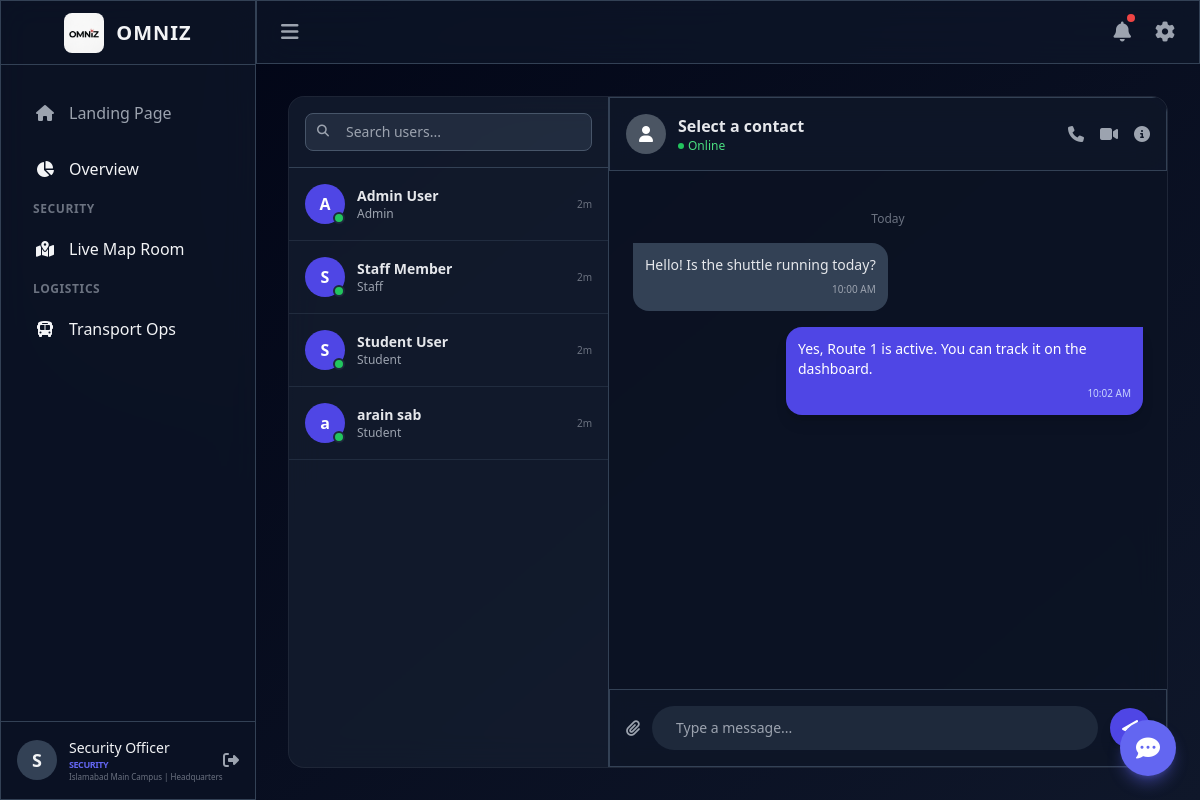
Page /chat (signed in) on the committed database.
### app/models.py (models this page shows, shortened)
class User(db.Model):
    __tablename__ = 'users'
    __table_args__ = {'extend_existing': True}
    id = db.Column(db.Integer, primary_key=True)
    university_id = db.Column(db.Integer, db.ForeignKey('universities.id'), nullable=True) # Nullable for platform broad admins
    name = db.Column(db.String(100), nullable=False)
    email = db.Column(db.String(120), unique=True, nullable=False, index=True)
    password_hash = db.Column(db.String(256), nullable=False)
    role = db.Column(db.String(20), default='student')  # student, staff, security, admin
    phone = db.Column(db.String(20))
    profile_photo = db.Column(db.String(256))
    created_at = db.Column(db.DateTime, default=datetime.utcnow)
    is_active = db.Column(db.Boolean, default=True)
    fcm_token = db.Column(db.String(256))  # For push notifications
    university = db.relationship('University', backref='users')
    campus_id = db.Column(db.Integer, db.ForeignKey('campuses.id'), nullable=True)
    dept_id = db.Column(db.Integer, db.ForeignKey('departments.id'), nullable=True)
    children = db.relationship(
         'User',
         secondary=student_parent_link,
         primaryjoin="student_parent_link.c.parent_id == User.id",
         secondaryjoin="student_parent_link.c.child_id == User.id",
         backref=db.backref('parents', lazy='dynamic'),
         lazy='dynamic'
     )
    totp_secret = db.Column(db.String(32))
    is_2fa_enabled = db.Column(db.Boolean, default=False)
    twofactor_method = db.Column(db.String(20), default='email') # email, totp, both
    otp_code = db.Column(db.String(6))
    otp_expiry = db.Column(db.DateTime)
    backup_codes = db.Column(db.Text) # Stored as comma-separated or JSON string

### app/web/routes.py (the view)
@web_bp.route('/chat')
@login_required
def chat_dashboard():
    users = User.query.filter(User.id != session['user_id']).all()
    return render_template('chat.html', contacts=users)

### app/utils.py (called while the page is built)
def login_required(f):
    @wraps(f)
    def decorated_function(*args, **kwargs):
        if 'user_id' not in session:
            flash('Please login to access this page')
            return redirect(url_for('web.login'))
        return f(*args, **kwargs)
    return decorated_function

def has_permission(user_role, permission):
    role_perms = PERMISSIONS.get(user_role, [])
    if '*' in role_perms:
        return True
    for p in role_perms:
        if p == permission or p.startswith(f"{permission}."):
            return True
    return False

### app/templates/chat.html (shortened to what this page needs)
{% extends "base_dashboard.html" %}
{% block content %}
<div class="h-[calc(100vh-8rem)] glass rounded-2xl flex overflow-hidden">
    <div class="w-80 border-r border-slate-700 flex flex-col bg-slate-800/30">
        <div class="p-4 border-b border-slate-700">
            <div class="relative">
                <input type="text" placeholder="Search users..."
                    class="w-full bg-slate-700/50 border border-slate-600 rounded-lg pl-10 pr-4 py-2 text-sm text-gray-200 focus:outline-none focus:border-indigo-500">
                <i class="fas fa-search absolute left-3 top-2.5 text-gray-400 text-xs"></i>
            </div>
        </div>
        <div class="flex-1 overflow-y-auto custom-scrollbar">
            {% for contact in contacts %}
            <div class="p-4 hover:bg-slate-700/50 cursor-pointer transition-colors border-b border-slate-700/50">
                <div class="flex items-center gap-3">
                    <div class="relative">
                        <div
                            class="w-10 h-10 rounded-full bg-indigo-600 flex items-center justify-center text-white font-bold">
                            {{ contact.name[0] }}
                        </div>
                        <span
                            class="absolute bottom-0 right-0 w-3 h-3 bg-green-500 rounded-full border-2 border-slate-800"></span>
                    </div>
                    <div>
                        <h4 class="text-sm font-semibold text-gray-200">{{ contact.name }}</h4>
                        <p class="text-xs text-gray-400 truncate w-32">{{ contact.role.capitalize() }}</p>
                    </div>
                    <span class="ml-auto text-[10px] text-gray-500">2m</span>
                </div>
            </div>
            {% else %}
            <div class="p-8 text-center text-gray-500 text-sm">No contacts found</div>
            {% endfor %}
        </div>
    </div>
    <div class="flex-1 flex flex-col bg-[#0B1120]/50 relative">
        <div class="p-4 border-b border-slate-700 flex items-center justify-between glass">
            <div class="flex items-center gap-3">
                <div class="w-10 h-10 rounded-full bg-gray-600 flex items-center justify-center text-white font-bold">
                    <i class="fas fa-user"></i>
                </div>
                <div>
                    <h3 class="font-bold text-gray-200">Select a contact</h3>
                    <p class="text-xs text-green-400 flex items-center gap-1">
                        <span class="w-1.5 h-1.5 rounded-full bg-green-500"></span> Online
                    </p>
                </div>
            </div>
            <div class="flex gap-4 text-gray-400">
                <button class="hover:text-white"><i class="fas fa-phone"></i></button>
                <button class="hover:text-white"><i class="fas fa-video"></i></button>
                <button class="hover:text-white"><i class="fas fa-info-circle"></i></button>
            </div>
        </div>
        <div class="flex-1 p-6 overflow-y-auto custom-scrollbar space-y-4">
            <div class="text-center text-xs text-gray-500 my-4">Today</div>
            <div class="flex justify-start">
                <div class="max-w-[70%] bg-slate-700 rounded-2xl rounded-tl-none p-3 text-sm text-gray-200">
                    Hello! Is the shuttle running today?
                    <div class="text-[10px] text-gray-400 text-right mt-1">10:00 AM</div>
                </div>
            </div>
            <div class="flex justify-end">
                <div class="max-w-[70%] bg-indigo-600 text-white rounded-2xl rounded-tr-none p-3 text-sm shadow-lg">
                    Yes, Route 1 is active. You can track it on the dashboard.
                    <div class="text-[10px] text-indigo-200 text-right mt-1">10:02 AM</div>
                </div>
            </div>
        </div>
        <div class="p-4 border-t border-slate-700 glass">
            <div class="flex items-center gap-3">
                <button class="text-gray-400 hover:text-white"><i class="fas fa-paperclip"></i></button>
                <input type="text" placeholder="Type a message..."
                    class="flex-1 bg-slate-800 border-none rounded-full px-6 py-3 text-sm text-white focus:ring-2 focus:ring-indigo-500">
                <button
                    class="w-10 h-10 rounded-full bg-indigo-600 hover:bg-indigo-700 text-white flex items-center justify-center shadow-lg transition-transform hover:scale-105">
                </button>
            </div>
        </div>
    </div>
</div>
{% endblock %}

### app/templates/base_dashboard.html (style rules this page uses)
.glass { background: rgba(30, 41, 59, 0.75); backdrop-filter: blur(16px); -webkit-backdrop-filter: blur(16px); border: 1px solid rgba(255, 255, 255, 0.1); }
body { font-family: 'Outfit', sans-serif; }
.glass { background: rgba(15, 23, 42, 0.7); backdrop-filter: blur(16px); -webkit-backdrop-filter: blur(16px); border: 1px solid rgba(255, 255, 255, 0.08); }

### rows in the picture
User: name "A", name "Admin User", role "Admin"
User: name "S", name "Staff Member", role "Staff"
User: name "S", name "Student User", role "Student"
User: name "a", name "arain sab", role "Student"

### other values in the picture
{{ session.get('user_name', 'U')[0] }} "S"
{{ session.get('user_name', 'User') }} "Security Officer"
{{ session.get('user_role', 'Guest') }} "SECURITY"
{{ session.get('campus_name', 'Global') }} "Islamabad Main Campus"
{{ session.get('dept_name', 'HQ') }} "Headquarters"
